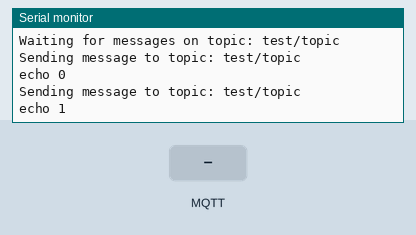
Recording of a sketch running on a simulated ESP32. Parts: the last lines printed to the serial monitor. The test bench sets the inputs (shaded band). WiFi joins after 1.5 s; servers stay silent unless stated; no MQTT or app messages arrive unless stated.

Above: at 2.7 s.
2.8 s: MQTT message "1" arrives on the first subscribed topic
At 3.4 s:
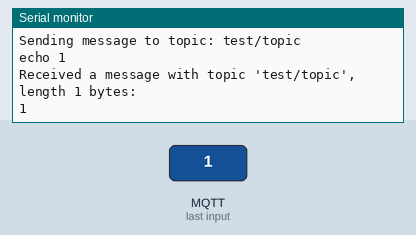
4.3 s: MQTT message "on" arrives on the first subscribed topic
At 4.49 s:
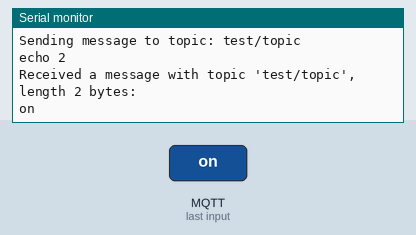
5.8 s: MQTT message "off" arrives on the first subscribed topic
At 6.4 s:
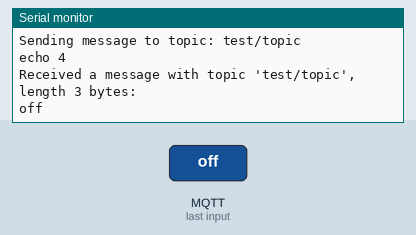
Timing chart, 0 to 8.8 s (numbered marks = the images above; inputs shaded):
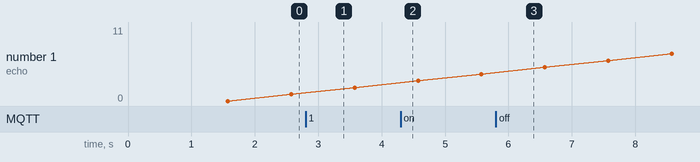

The sketch:

Conexao.ino
```cpp
#include <ArduinoMqttClient.h>
#include <WiFi.h> // Ou #include <WiFiNINA.h> para algumas placas

const char* ssid = "Redmi Note 14";
const char* password = "12345678";

WiFiClient wifiClient;
MqttClient mqttClient(wifiClient);

const char* broker = "test.mosquitto.org";
int port = 1883;
const char* topic = "test/topic";

const long interval = 1000;
unsigned long previousMillis = 0;

int count = 0;

void setup() {
  Serial.begin(115200);
  delay(10);

  Serial.println();
  Serial.print("Connecting to ");
  Serial.println(ssid);

  WiFi.begin(ssid, password);

  while (WiFi.status() != WL_CONNECTED) {
    delay(500);
    Serial.print(".");
  }

  Serial.println("");
  Serial.println("WiFi connected");
  Serial.println("IP address: ");
  Serial.println(WiFi.localIP());

  Serial.print("Attempting to connect to the MQTT broker: ");
  Serial.println(broker);

  if (!mqttClient.connect(broker, port)) {
    Serial.print("MQTT connection failed! Error code = ");
    Serial.println(mqttClient.connectError());

    while (1);
  }

  Serial.println("You're connected to the MQTT broker!");
  Serial.println();


  Serial.print("Subscribing to topic: ");
  Serial.println(topic);
  Serial.println();

  mqttClient.subscribe(topic);

  Serial.print("Topic: ");
  Serial.println(topic);

  Serial.print("Waiting for messages on topic: ");
  Serial.println(topic);
  Serial.println();
}

void loop() {
  // O seu código para interagir com a rede Wi-Fi vai aqui
  int messageSize = mqttClient.parseMessage();
  if (messageSize) {
    // we received a message, print out the topic and contents
    Serial.print("Received a message with topic '");
    Serial.print(mqttClient.messageTopic());
    Serial.print("', length ");
    Serial.print(messageSize);
    Serial.println(" bytes:");

    // use the Stream interface to print the contents
    while (mqttClient.available()) {
      Serial.print((char)mqttClient.read());
    }
    Serial.println();

    Serial.println();
  }

  // to avoid having delays in loop, we'll use the strategy from BlinkWithoutDelay
  // see: File -> Examples -> 02.Digital -> BlinkWithoutDelay for more info
  unsigned long currentMillis = millis();

  if (currentMillis - previousMillis >= interval) {
    // save the last time a message was sent
    previousMillis = currentMillis;

    Serial.print("Sending message to topic: ");
    Serial.println(topic);
    Serial.print("echo ");
    Serial.println(count);

    // send message, the Print interface can be used to set the message contents
    mqttClient.beginMessage(topic);
    mqttClient.print("echo ");
    mqttClient.print(count);
    mqttClient.endMessage();

    Serial.println();

    count++;
}}
```

Measured:
- after the input at 2.8 s, the serial monitor: prints a new line at once (image 1)
- after the input at 4.3 s, the serial monitor: prints a new line at once (image 2)
- after the input at 5.8 s, the serial monitor: prints a new line at once (image 3)
